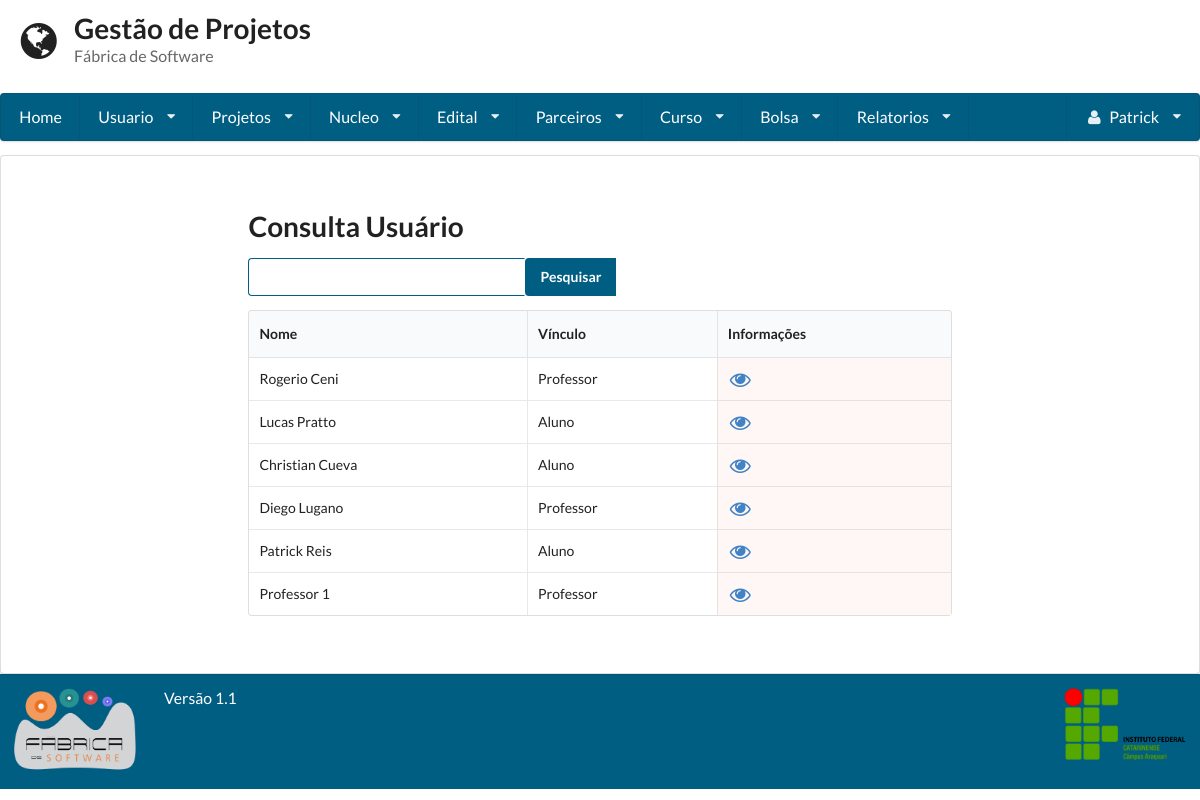
The page /consulta_usuario/ (signed in) on the database its author committed.
### gestaoapp/models/usuario.py (models this page shows, shortened)
class Usuario(User):
    PERIODO_CHOICES = (
        ('primeiro', '1° Semestre'),
        ('segundo', '2° Semestre'),
        ('terceiro', '3° Semestre'),
        ('quarto', '4° Semestre'),
        ('quinto', '5° Semestre'),
        ('sexto', '6° Semestre'),
        ('setimo', '7° Semestre'),
        ('oitavo', '8° Semestre'),
        ('nono', '9° Semestre'),
        ('decimo', '10° Semestre'),
    )
    VINCULO_CHOICES = (
        ('Aluno', 'Aluno'),
        ('Professor', 'Professor'),
    )
    periodo = models.CharField(
        max_length=255, null=True, blank=True,
        choices=PERIODO_CHOICES
    )
    vinculo_institucional = models.CharField(
        max_length=255, null=True, blank=True,
        choices=VINCULO_CHOICES)
    email_opcional = models.EmailField(max_length=254, null=True, blank=True)
    matricula = models.CharField(max_length=255, unique=True)
    foto = models.ImageField(upload_to='profile_images')
    carga_horaria = models.IntegerField(validators=[MaxValueValidator(100), MinValueValidator(1)])
    telefone1 = models.CharField(max_length=11)
    telefone2 = models.CharField(max_length=11, blank=True, null=True)
    curso = models.ForeignKey(Curso, null=True, blank=True)
    verificacao = models.CharField(max_length=255, null=True, blank=True, unique=True)
    lattes = models.URLField(null=True, blank=True)
    desc = models.TextField()
    super_adm = models.BooleanField(default=False)

### gestaoapp/views/usuario.py (the view, shortened to what this page needs)
# urls.py: url(r'^consulta_usuario/', ConsultaUsuario.as_view()),
class ConsultaUsuario(LoginRequiredMixin, View):
    template = 'usuario/consulta.html'
    def get(self, request):
        form = Busca()
        usuario = Usuario.objects.all()
        return render(request, self.template, {'usuarios': usuario, "form": form})

### gestaoapp/forms/busca.py
class Busca(forms.Form):
	nome = forms.CharField(label='Buscar', widget=forms.TextInput)

### gestaoapp/templates/usuario/consulta.html (shortened to what this page needs)
{% extends 'base.html' %}
{% block conteudo %}
    {% if user.is_superuser %}
        <form method='POST' action='/consulta_usuario/' class="ui form">
            <h1 class=" ui header">Consulta Usuário</h1>
            <div class="ui action input">
                {{ form.nome }}
                <input type="submit" value="Pesquisar" class='icon search'>
            </div>
        </form>
        <table class="ui celled table">
            <thead>
            <tr>
                <th>Nome</th>
                <th>Vínculo</th>
                <th>Informações</th>
            </tr>
            </thead>
            <tbody>
            {% for usuario in usuarios %}
                <tr>
                    <td>{{ usuario.first_name }} {{ usuario.last_name }}</td>
                    <td>{{ usuario.vinculo_institucional }}</td>
                    <td class="negative"><a href="../visualizar_usuario/{{ usuario.id }}"><i class="unhide large icon"></i></a></td>
                </tr>
            {% endfor %}
            </tbody>
        </table>
    {% endif %}
{% endblock %}

### gestaoapp/templates/base.html (shortened to what this page needs)
<!doctype html>
<head>
    {% load staticfiles %}
    <link rel="stylesheet" href="{% static 'semantic-2.1/dist/semantic.css' %}"/>
    <link rel="stylesheet" href="{% static 'base.css' %}"/>
</head>
<body class="cor-fundo">
<header class="cabecalho">
    <div class="ui grid">
        <div class="row">
            <div class='twelve wide column'>
                <h1 class="ui header">
                    <i class='ui icon world'></i>
                    <div class="ui content">
                        Gestão de Projetos
                        <p class="sub header">
                            Fábrica de Software
                        </p>
                    </div>
                </h1>
            </div>
        </div>
        {% if user.is_authenticated %}
            <div class="computer only row">
                <nav class="ui large menu stackable"><a class="item" href="/home">Home</a>
                    <div class="ui dropdown item">Usuario<i class="dropdown icon"></i>
                    </div>
                    <div class="ui dropdown item">Projetos<i class="dropdown icon"></i>
                    </div>
                    <div class="ui dropdown item">Nucleo<i class="dropdown icon"></i>
                    </div>
                    <div class="ui dropdown item">Edital<i class="dropdown icon"></i>
                    </div>
                    <div class="ui dropdown item">Parceiros<i class="dropdown icon"></i>
                    </div>
                    {% if user.is_superuser %}
                        <div class="ui dropdown item">Curso<i class="dropdown icon"></i>
                        </div>
                    {% endif %}
                    {% if user.is_superuser %}
                        <div class="ui dropdown item">Bolsa<i class="dropdown icon"></i>
                        </div>
                    {% endif %}
                    {% if user.is_superuser %}
                        <div class="ui dropdown item">Relatorios<i class="dropdown icon"></i>
                        </div>
                    {% endif %}
                    <div class="ui dropdown item right floated"><i class="user icon"></i>
                        {{ request.user.first_name }} <i class="dropdown icon"></i>
                    </div>
                </nav>
            </div>
        {% endif %}
    </div>
</header>
<article class="corpo ui segment cor-conteudo">
    <div class="ui grid">
        <div class="row">
            <div class="three wide column"></div>
            <div class="ten wide column">
                {% block conteudo %}
                {% endblock %}
            </div>
        </div>
    </div>
</article>
<footer class="ui grid rodape verde_escuro">
    <div class="two wide column">
        <img class="ui small image" src="{% static 'fabrica.png' %}">
    </div>
    <div class=" twelve wide column">
        <label class="centered"> Versão 1.1 </label>
    </div>
    <div class="two wide column">
        <img class="ui small image" src="{% static 'ifc2.png' %}">
    </div>
</footer>
</body>
</html>

### static/base.css (style rules this page uses)
.ui.grid { margin: 0 !important; padding: 0 !important; }
.cabecalho { min-height: 16% !important; color: #005e83 !important; }
.cabecalho .grid { margin: 0 !important; padding: 0 !important; }
.corpo { min-height: 64.9% !important; }
.rodape { min-height: 11% !important; }
article { margin: 0 !important; }
input.icon.search { background-color: #005e83 !important; color: #fff !important; font-weight: bold !important; }
.verde_escuro { background: #005e83 !important; color: #FFFFFF !important; }
.ui.menu { width: 100% !important; background-color: #005e83 !important; }
.ui.menu > .item { color: #FFF !important; }
label { font-size: 1.125em !important; }
input { border-color: #005E83 !important; }

### rows shown on the page
Usuario: first_name "Rogerio", last_name "Ceni", vinculo_institucional "Professor"
Usuario: first_name "Lucas", last_name "Pratto", vinculo_institucional "Aluno"
Usuario: first_name "Christian", last_name "Cueva", vinculo_institucional "Aluno"
Usuario: first_name "Diego", last_name "Lugano", vinculo_institucional "Professor"
Usuario: first_name "Patrick", last_name "Reis", vinculo_institucional "Aluno"
Usuario: first_name "Professor", last_name "1", vinculo_institucional "Professor"

### other values the page prints
{{ request.user.first_name }} "Patrick"
